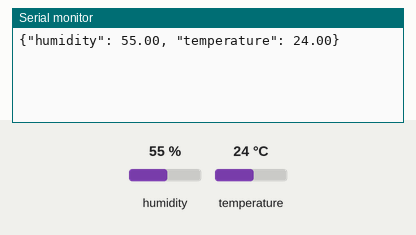
This sketch was run on a simulated Arduino Uno, built with avr-gcc and run on an emulated ATmega328P. Shown: the last lines printed to the serial monitor. The test bench sets the inputs (shaded band); at power-on: humidity 55 %, temperature 24 °C.

Above: at 18.0 s.
18.1 s: humidity set to 22 %
At 21.2 s:
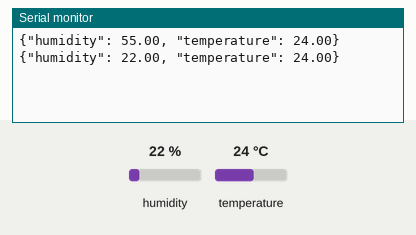
33.1 s: temperature set to 12 °C
At 40.6 s:
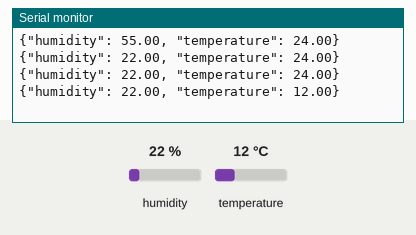
48.1 s: humidity set to 40 %
At 51.5 s:
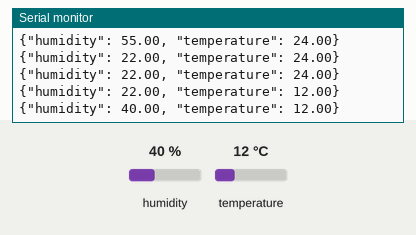
Timing chart, 0 to 53.0 s (numbered marks = the images above; inputs shaded):
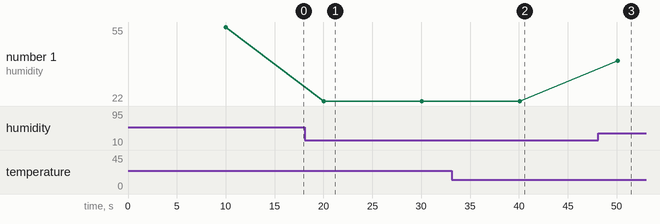

Measured:
- after the input at 18.1 s, the serial monitor: prints a new line after 1.9 s (image 1)
- after the input at 33.1 s, the serial monitor: prints a new line after 7.0 s (image 2)
- after the input at 48.1 s, the serial monitor: prints a new line after 2.0 s (image 3)
- plotted number 1: 55 → 22 after the input at 18.1 s, 22 → 40 after the input at 48.1 s

The sketch:

humidity_temp_sensor.ino
```cpp
#include "DHT.h"

#define DHTPIN 2
#define DHTTYPE DHT11

DHT dht(DHTPIN, DHTTYPE);

void setup() {
  Serial.begin(9600);
  dht.begin();
}

void loop() {
  delay(10000);
  float humidity = dht.readHumidity();
  float temp = dht.readTemperature();

  String response = "{\"humidity\": " + String(humidity, 2) + ", \"temperature\": " + String(temp, 2) + "}";

  Serial.println(response);
}
```
